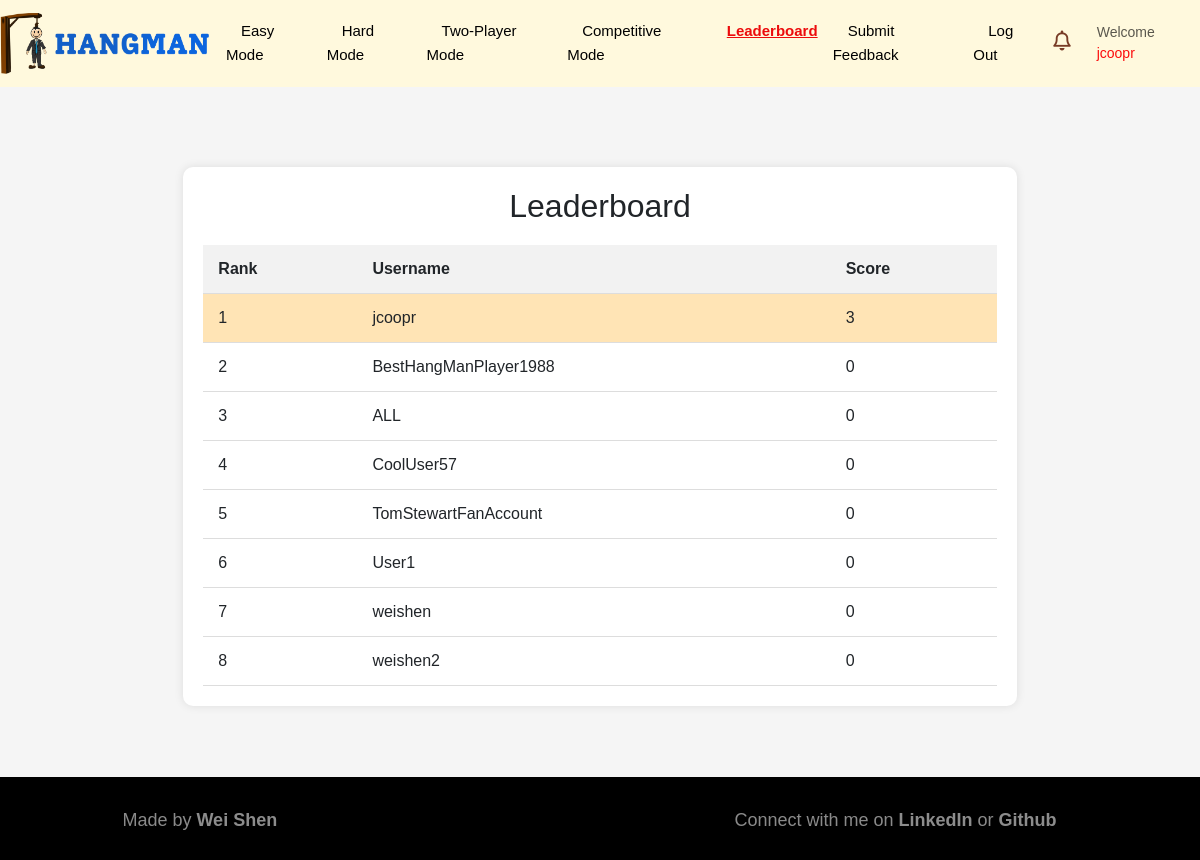
Page /leader_board (signed in) on the committed database.
### app.py (models this page shows)
class User(db.Model):
    __tablename__ = 'users'
    id = db.Column(db.Integer, primary_key=True)
    username = db.Column(db.String(250), nullable=False, unique=True)
    password = db.Column(db.String, nullable=False)
    score = db.Column(db.Integer, nullable=False, default=0)
    challenges = db.Column(db.String)

### app.py (the view)
@app.route('/leader_board')
def leader_board():
    leaderboard_data = get_leaderboard_data()
    if 'username' in session:
        username = session['username']
        return render_template('leader_board.html', users=leaderboard_data, name=username, all_c=get_all_challenges(), n_not=get_all_unread_notifications())
    else:
        return redirect(url_for('login'))

### app.py (called while the page is built)
def get_all_challenges():
    all_challanges = db.session.execute(db.select(Challenge).where(or_(Challenge.player == session['username'], Challenge.username == session['username'])).order_by(Challenge.id.desc())).scalars().all()
    return all_challanges

def get_all_unread_notifications():
    all_c = get_all_challenges()
    n = 0
    for c in all_c:
        if c.player == session['username'] and (not c.seen):
            n+=1
        elif c.username == session['username'] and c.accepted and (not c.seen_sender):
            n+=1
    return n

def get_leaderboard_data():
    leaderboard_data = db.session.execute(db.select(User.username, User.score).order_by(User.score.desc()))
    return leaderboard_data

### templates/leader_board.html (shortened to what this page needs)
{% extends 'base.html' %}
{% block content %}
<div class="leaderboard-content-wrapper">
    <div class="leaderboard">
        <div class="small-container">
          <div class="row">
            <div class="col-12">
<div class="leaderboard-container">
    <h2 style="text-align: center;">Leaderboard</h2>
    <table>
        <thead>
            <tr>
                <th>Rank</th>
                <th>Username</th>
                <th>Score</th>
            </tr>
        </thead>
        <tbody>
            {% for user in users %}
            <tr {% if user[0]==name %}class="highlight" {% endif %}>
                <td>{{ loop.index }}</td>
                <td>{{ user[0] }}</td>
                <td>{{ user[1] }}</td>
            </tr>
            {% endfor %}
        </tbody>
    </table>
</div>
</div>
</div>
</div>
</div>
</div>
{% endblock %}

### templates/base.html (shortened to what this page needs)
<!DOCTYPE html>
<html>
<head>
  <link href="https://cdn.jsdelivr.net/npm/bootstrap@5.3.1/dist/css/bootstrap.min.css" rel="stylesheet"
>
  <link rel="stylesheet" href="https://unpkg.com/swiper@7/swiper-bundle.min.css" />
  <link rel="stylesheet" href="https://cdnjs.cloudflare.com/ajax/libs/font-awesome/6.2.0/css/all.min.css" />
  <link rel="stylesheet" type="text/css" href="{{url_for('static',filename='styles.css')}}">
</head>
<body>
  <nav class="navbar navbar-expand-sm sticky-top">
    <div class="container">
      <a class="navbar-brand" href='/'><img class="logo"
          src="{{url_for('static',filename='images/hangman-title.png')}}" alt="logo"></a>
      <div class="collapse navbar-collapse difficulty-level-buttons" id="myList">
        <ul class="navbar-nav mx-auto">
          <li class="nav-item active nav1">
            <a href='#' class='difficulty-button' id='easy'>Easy Mode</a>
          </li>
          <li class="nav-item nav1">
            <a href='#' class='difficulty-button' id='hard'>Hard Mode</a>
          </li>
          <li class="nav-item nav1"><a href='{{url_for("twoPlayerChallenge")}}' class='two-player-button' id='two-player'>Two-Player Mode</a>
          </li>
          <li class="nav-item nav1">
            <a href='#' class='difficulty-button' id='competitive'>Competitive Mode</a>
          </li>
          <li class="nav-item nav1">
            <a class="nav-item1" href="/leader_board" id="leaderboard">Leaderboard</a>
          </li>
          <li class="nav-item nav1">
            <a class="nav-item1" href="/CreateFeedback">Submit Feedback</a>
          </li>
          <li class="nav-item nav1">
            <a class="nav-item1" href="/logout">Log Out</a>
          </li>
          </ul>
          <ul class="navbar-nav">
            <li class="nav-item">
              <a class="notification-num" href="#" onclick="showNotifications()" id="notification-link">
                <i class="fa-regular fa-bell"></i>
            </a>
          </li>
        </ul>
        <ul class="navbar-nav">
          <li class="nav-item nav2">
            <a class="nav-link" href="#">Welcome <font color="#FC0C0C">{{name}}</font>
            </a>
          </li>
        </ul>
      </div>
    </div>
  </nav>
  {% block content %}{% endblock %}
  <div class="footer">
    <div class="container">
        <div class="row">
<div class="footer-col6">
<p>Made by <span id='name'>Wei Shen</span></p>
</div>
<div class="footer-col6">
<p>Connect with me on <a class='footer-link' href=''>LinkedIn</a> or <a class='footer-link' href=''>Github</a></p>
</div>
</div>
</div>
</div>
</body>
</html>

### static/styles.css (style rules this page uses)
body { font-family: Arial, sans-serif; background-color: #f0f0f0; }
h2 { text-align: center; margin-bottom: 20px; }
body { background-color: #ffffff; margin: 0; }
img.logo { width: 210px; height: auto; }
.navbar { background-color: #fff9dd; }
.nav1 { position: relative; }
.nav2 { margin-left: 18px; }
a.nav-link { font-size: 14px; }
.fa-regular.fa-bell { font-size: 20px; }
.notification-num { color: #783C26; text-decoration: none; }
.container { max-width: 1300px; margin: auto; padding-left: 0px; padding-right: 0px; position: relative; }
.row { display: flex; align-items: center; flex-wrap: wrap; justify-content: space-around; }
.small-container { max-width: 1160px; margin: auto; padding-left: 0px; padding-right: 0px; }
.leaderboard { margin-top: 60px; }
.leaderboard .col-12 { flex-basis: 90%; min-width: 300px; }
.leaderboard-container { width: 80%; margin: 20px auto; background-color: #fff; padding: 20px; border-radius: 10px; box-shadow: 0 0 10px rgba(0, 0, 0, 0.1); }
table { width: 100%; border-collapse: collapse; }
th, td { padding: 12px 15px; text-align: left; border-bottom: 1px solid #ddd; }
th { background-color: #f2f2f2; }
.highlight { background-color: #ffe4b5; }
.leaderboard-content-wrapper { display: flex; flex-direction: column; min-height: 85vh; }
.nav-item1, .difficulty-button, .two-player-button { text-decoration: none; font-size: 15px; margin-right: 15px; margin-left: 15px; color: black; }
a.clicked { text-decoration: underline; font-weight: 800; color: rgb(236, 11, 11); }
.footer { background: #000; color: #8a8a8a; font-size: 18px; position: relative; bottom: 100%; padding: 30px 0 10px; margin-top: 10px; }
.footer-link { color: rgb(140, 140, 140); text-decoration: none; font-weight: 700; }
.footer-col6 { flex-basis: 30%; min-width: 300px; }
#name { color: rgb(140, 140, 140); text-decoration: none; font-weight: 700; }
.Feedbacktable th,td { margin-left: auto; margin-right:auto; }
body { background-color: whitesmoke; }

### rows in the picture
User: username "jcoopr", score "3"
User: username "BestHangManPlayer1988", score "0"
User: username "ALL", score "0"
User: username "CoolUser57", score "0"
User: username "TomStewartFanAccount", score "0"
User: username "User1", score "0"
User: username "weishen", score "0"
User: username "weishen2", score "0"

### other values in the picture
{{ name }} "jcoopr"
